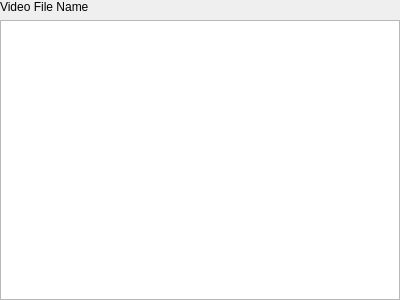
<?xml version="1.0" encoding="UTF-8"?>
<ui version="4.0">
 <class>VideoPlayer</class>
 <widget class="QWidget" name="VideoPlayer">
  <property name="geometry">
   <rect>
    <x>0</x>
    <y>0</y>
    <width>400</width>
    <height>300</height>
   </rect>
  </property>
  <property name="windowTitle">
   <string>Form</string>
  </property>
  <layout class="QVBoxLayout" name="verticalLayout">
   <property name="leftMargin">
    <number>0</number>
   </property>
   <property name="topMargin">
    <number>0</number>
   </property>
   <property name="rightMargin">
    <number>0</number>
   </property>
   <property name="bottomMargin">
    <number>0</number>
   </property>
   <item>
    <widget class="QLabel" name="labelVideoFileName">
     <property name="text">
      <string>Video File Name</string>
     </property>
    </widget>
   </item>
   <item>
    <widget class="GraphicsView" name="graphicsView"/>
   </item>
  </layout>
 </widget>
 <customwidgets>
  <customwidget>
   <class>GraphicsView</class>
   <extends>QGraphicsView</extends>
   <header>ui.graphicsview</header>
  </customwidget>
 </customwidgets>
 <resources/>
 <connections/>
</ui>
